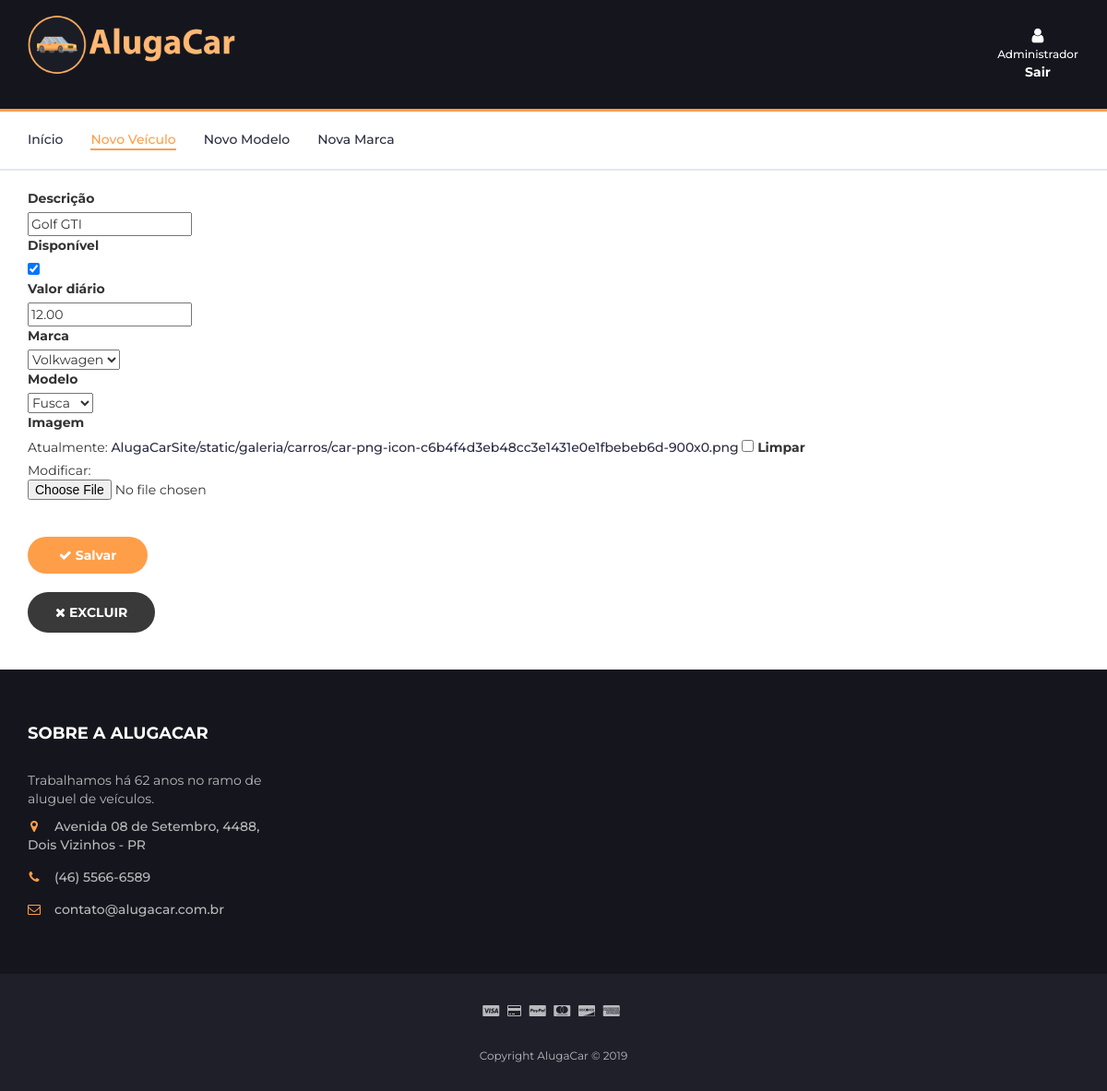
Before: /novo/carro/4 with the older database file.
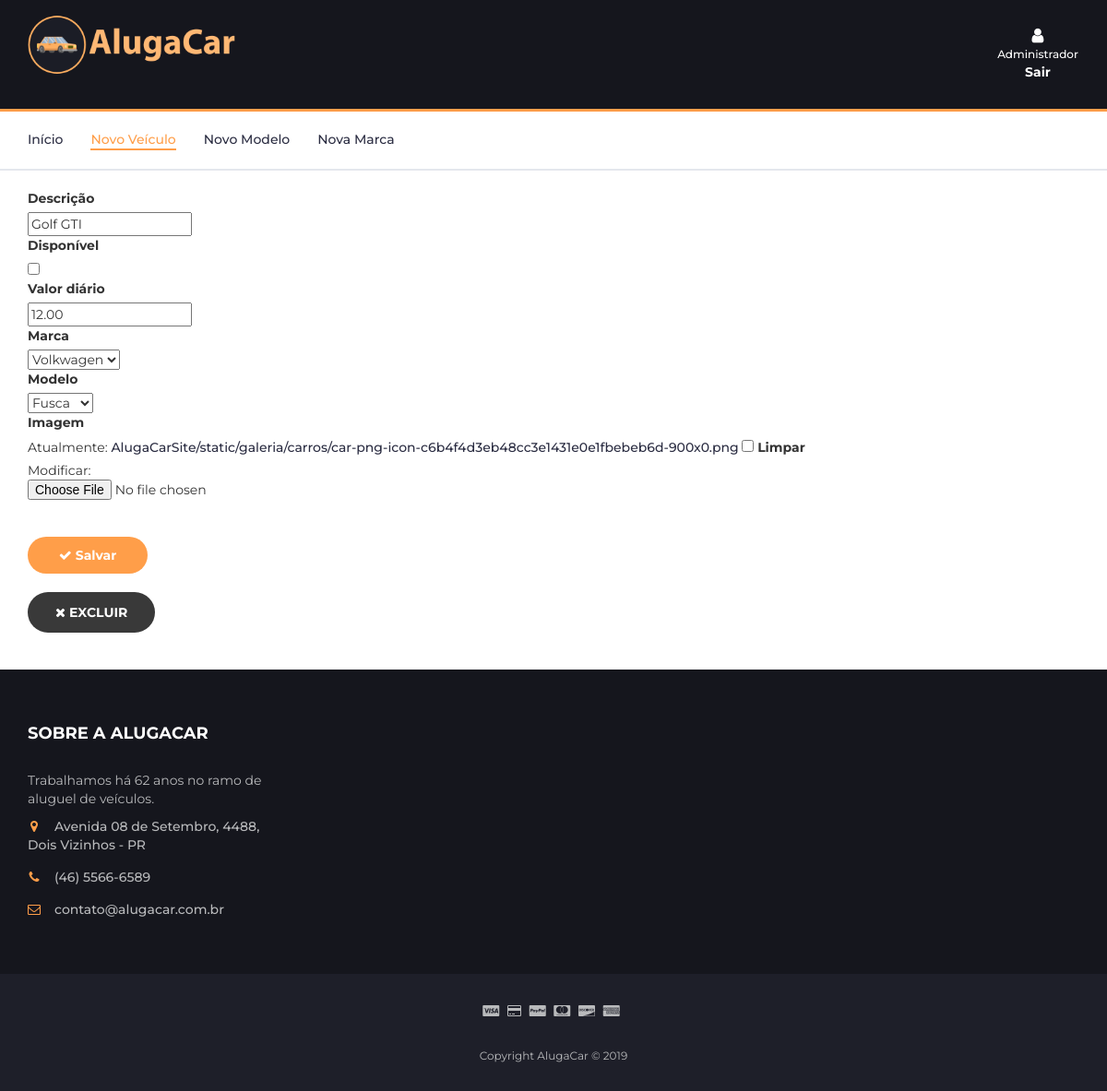
After: the same page with the newer database file.
### AlugaCarSite/models.py (models this page shows, shortened)
class Carro(models.Model):
    descricao = models.CharField(max_length=50)
    disponivel = models.BooleanField(default=True)
    valorDia = models.DecimalField(max_digits=10, decimal_places=2)
    marca = models.ForeignKey(Marca, on_delete=models.CASCADE)
    modelo = models.ForeignKey(Modelo,on_delete=models.CASCADE)
    caminhoFoto = models.ImageField(null=True, blank = True,upload_to='AlugaCarSite/static/galeria/carros')

### AlugaCarSite/views.py (the view)
# urls.py: path("novo/carro/<int:id>", alt_carro, name="alt_carro"),
def alt_carro(request, id):
    car = Carro.objects.get(id=id)
    form = CarroForm(request.POST or None, request.FILES or None, instance=car)
    if(form.is_valid()):
        form.save()
        return redirect("admin_page")
    return render(request, 'carro.html', {'form': form, 'carro': car})

### AlugaCarSite/form.py
class CarroForm(forms.ModelForm):
    class Meta:
        model = Carro
        fields = '__all__'

### AlugaCarSite/models.py (called while the page is built)
    def __str__(self):
        return self.nome

    def __str__(self):
        return self.nome

### AlugaCarSite/templates/carro.html (shortened to what this page needs)
{% load staticfiles %}
<!DOCTYPE html>
<html lang="pt">
<head>
	<link type="text/css" rel="stylesheet" href="{% static 'css/bootstrap.min.css' %}" />
	<link type="text/css" rel="stylesheet" href="{% static 'css/slick.css' %}" />
	<link type="text/css" rel="stylesheet" href="{% static 'css/slick-theme.css' %}" />
	<link type="text/css" rel="stylesheet" href="{% static 'css/nouislider.min.css' %}" />
	<link rel="stylesheet" href="{% static 'css/font-awesome.min.css' %}">
	<link type="text/css" rel="stylesheet" href="{% static 'css/style.css' %}" />
</head>
<body>
	<header>
		<div id="header">
			<div class="container">
				<div class="row">
					<div class="col-md-9">
						<div class="header-logo">
							<img src="{% static '/img/banner.png' %}" alt="" width='225'>
						</div>
					</div>
					<div class="col-md-3 clearfix">
						<div class="header-ctn">
							<div class="dropdown">
								<a href="{% url 'home_deslog'%}" onclick="return confirm('Deseja sair?');"
									class="dropdown-toggle" aria-expanded="true">
									<i class="fa fa-user"></i>
									<span>Administrador</span></br>
									<b><span>Sair</span></b>
								</a>
							</div>
						</div>
					</div>
				</div>
			</div>
		</div>
	</header>
	<nav id="navigation">
		<div class="container">
			<div id="responsive-nav">
				<ul class="main-nav nav navbar-nav">
					<li><a href="/administrador">Início</a></li>
					<li class="active"><a href="/novo/carro">Novo Veículo</a></li>
					<li><a href="/novo/modelo">Novo Modelo</a></li>
					<li><a href="/novo/marca">Nova Marca</a></li>
				</ul>
			</div>
		</div>
	</nav>
	<div class="container">
		<div class="newcarro">
			<form method="POST" enctype="multipart/form-data">
				<label>Descrição</label>
				{{form.descricao}}
				<label>Disponível</label>
				{{form.disponivel}}
				<label>Valor diário</label>
				{{form.valorDia}}
				<label>Marca</label>
				{{form.marca}}
				<label>Modelo</label>
				{{form.modelo}}
				<label>Imagem</label>
				{{form.caminhoFoto}}
				<button type="submit"><i class="fa fa-check"></i> Salvar</button></br>
			</form>
		</div>
		<div class="apagar">
			{% if carro %}
			<a href="{% url 'apaga_carro' carro.id %}" onclick="return confirm('Deseja apagar este carro?');">
				<button class="secondary-btn"><i class="fa fa-times"></i> Excluir</button>
			</a>
			{% endif %}
		</div>
	</div>
	<footer id="footer">
		<div class="section" id="contato">
			<div class="container">
				<div class="row">
					<div class="col-md-3 col-xs-6">
						<div class="footer">
							<h3 class="footer-title">Sobre a AlugaCar</h3>
							<p>Trabalhamos há 62 anos no ramo de aluguel de veículos.</p>
							<ul class="footer-links">
								<li><a href="https://www.google.com/maps/search/?api=1&query=UTFPR+Dois+Vizinhos"><i
											class="fa fa-map-marker"></i>Avenida 08 de Setembro, 4488, Dois Vizinhos -
										PR</a></li>
								<li><a href="tel:4655666589"><i class="fa fa-phone"></i>(46) 5566-6589</a></li>
								<li><a href="mailto:contato@alugacar.com.br"><i
											class="fa fa-envelope-o"></i>contato@alugacar.com.br</a></li>
							</ul>
						</div>
					</div>
				</div>
			</div>
		</div>
		<div id="bottom-footer" class="section">
			<div class="container">
				<div class="row">
					<div class="col-md-12 text-center">
						<ul class="footer-payments">
							<li><i class="fa fa-cc-visa"></i></li>
							<li><i class="fa fa-credit-card"></i></li>
							<li><i class="fa fa-cc-paypal"></i></li>
							<li><i class="fa fa-cc-mastercard"></i></li>
							<li><i class="fa fa-cc-discover"></i></li>
							<li><i class="fa fa-cc-amex"></i></li>
						</ul>
						<span class="copyright">
							Copyright AlugaCar &copy;
						</span>
					</div>
				</div>
			</div>
		</div>
	</footer>
</body>
</html>

Changed rows visible on the page:
changed Carro "Golf GTI": disponivel "☑" → "☐"
